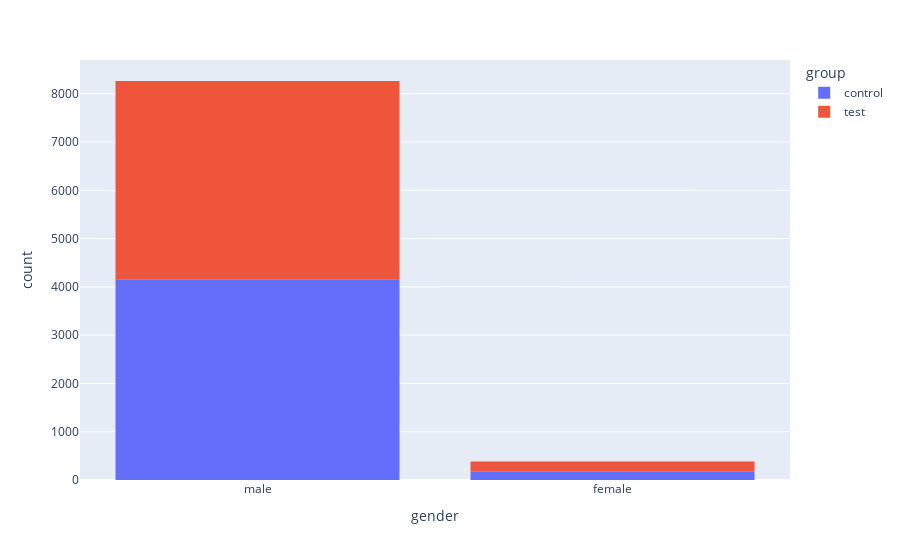

Notebook code cell kept with this figure:
### Code cell
# Построим график соотношений
fig = px.histogram(data_total[['gender', 'group']], x='gender', color='group')
fig.show()

### Figure 1 — Plotly figure (JSON) as saved in the notebook; plotly's stock layout.template omitted (floating-point values rounded to 4 significant figures; data arrays with more than 128 entries replaced by an {"elided": "..."} marker saying what was removed)
{"data": [{"bingroup": "x", "hovertemplate": "group=control<br>gender=%{x}<br>count=%{y}<extra></extra>", "legendgroup": "control", "marker": {"color": "#636efa", "pattern": {"shape": ""}}, "name": "control", "orientation": "v", "showlegend": true, "type": "histogram", "x": {"elided": "4340 str values"}, "xaxis": "x", "yaxis": "y"}, {"bingroup": "x", "hovertemplate": "group=test<br>gender=%{x}<br>count=%{y}<extra></extra>", "legendgroup": "test", "marker": {"color": "#EF553B", "pattern": {"shape": ""}}, "name": "test", "orientation": "v", "showlegend": true, "type": "histogram", "x": {"elided": "4308 str values"}, "xaxis": "x", "yaxis": "y"}], "layout": {"barmode": "relative", "legend": {"title": {"text": "group"}, "tracegroupgap": 0}, "margin": {"t": 60}, "xaxis": {"anchor": "y", "domain": [0, 1], "title": {"text": "gender"}}, "yaxis": {"anchor": "x", "domain": [0, 1], "title": {"text": "count"}}}}
